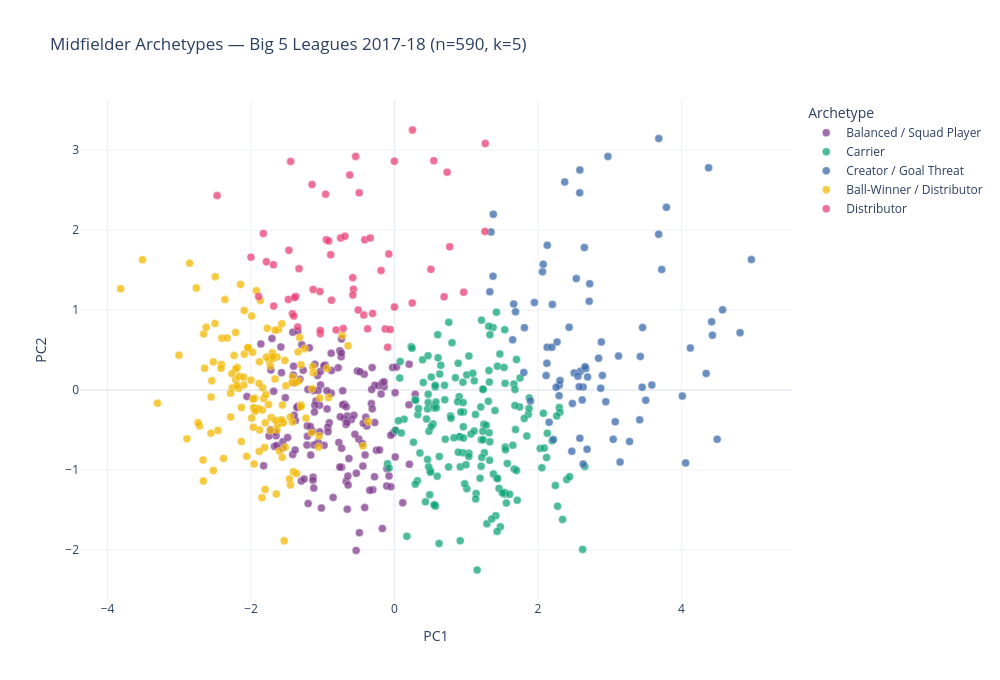

Here is the notebook cell this chart was saved with:
### Code cell
coords = PCA(n_components=2, random_state=42).fit_transform(X)
pdf = df.copy(); pdf["PC1"], pdf["PC2"] = coords[:,0], coords[:,1]
fig = px.scatter(pdf, x="PC1", y="PC2", color="cluster_name", hover_name="player",
    hover_data=[c for c in ["league","age","minutes","market_value_eur_m"]
                if c in pdf.columns],
    color_discrete_sequence=px.colors.qualitative.Bold,
    title=f"Midfielder Archetypes — Big 5 Leagues {SEASON} (n={len(df)}, k={BEST_K})")
fig.update_traces(marker=dict(size=8, opacity=0.75, line=dict(width=0.4, color="white")))
fig.update_layout(template="plotly_white", height=680, width=1000, legend_title="Archetype")
fig.write_html("outputs/clusters_interactive.html")
fig.show()

### Figure 1 — Plotly figure (JSON) as saved in the notebook; plotly's stock layout.template omitted (floating-point values rounded to 4 significant figures; data arrays with more than 128 entries replaced by an {"elided": "..."} marker saying what was removed)
{"data": [{"customdata": {"elided": "145x4 mixed values"}, "hovertemplate": "<b>%{hovertext}</b><br><br>cluster_name=Balanced / Squad Player<br>PC1=%{x}<br>PC2=%{y}<br>league=%{customdata[0]}<br>age=%{customdata[1]}<br>minutes=%{customdata[2]}<br>market_value_eur_m=%{customdata[3]}<extra></extra>", "hovertext": {"elided": "145 str values"}, "legendgroup": "Balanced / Squad Player", "marker": {"color": "rgb(127, 60, 141)", "line": {"color": "white", "width": 0.4}, "opacity": 0.75, "size": 8, "symbol": "circle"}, "mode": "markers", "name": "Balanced / Squad Player", "orientation": "v", "showlegend": true, "type": "scatter", "x": {"elided": "145 float values"}, "xaxis": "x", "y": {"elided": "145 float values"}, "yaxis": "y"}, {"customdata": {"elided": "171x4 mixed values"}, "hovertemplate": "<b>%{hovertext}</b><br><br>cluster_name=Carrier<br>PC1=%{x}<br>PC2=%{y}<br>league=%{customdata[0]}<br>age=%{customdata[1]}<br>minutes=%{customdata[2]}<br>market_value_eur_m=%{customdata[3]}<extra></extra>", "hovertext": {"elided": "171 str values"}, "legendgroup": "Carrier", "marker": {"color": "rgb(17, 165, 121)", "line": {"color": "white", "width": 0.4}, "opacity": 0.75, "size": 8, "symbol": "circle"}, "mode": "markers", "name": "Carrier", "orientation": "v", "showlegend": true, "type": "scatter", "x": {"elided": "171 float values"}, "xaxis": "x", "y": {"elided": "171 float values"}, "yaxis": "y"}, {"customdata": {"elided": "80x4 mixed values"}, "hovertemplate": "<b>%{hovertext}</b><br><br>cluster_name=Creator / Goal Threat<br>PC1=%{x}<br>PC2=%{y}<br>league=%{customdata[0]}<br>age=%{customdata[1]}<br>minutes=%{customdata[2]}<br>market_value_eur_m=%{customdata[3]}<extra></extra>", "hovertext": ["C. Eriksen", "David Silva", "M. Lanzini", "W. Zaha", "D. Tadić", "A. Iwobi", "J. Stanislas", "Willian", "H. Mkhitaryan", "S. Boufal", "K. De Bruyne", "D. Alli", "M. Özil", "Bernardo Silva", "J. Ibe", "R. Mahrez", "L. Sané", "A. Oxlade-Chamberlain", "A. Ramsey", "J. Lingard", "P. Pogba", "P. Sisto", "Jonathan Viera", "F. Vázquez", "D. Cheryshev", "A. Januzaj", "Samu Castillejo", "A. Halilović", "Canales", "Marco Asensio", "Isco", "Fede Cartabia", "José Luis Morales", "Pablo Sarabia", "M. Sabitzer", "A. Harit", "C. Tolisso", "C. Pulisic", "F. Ribéry", "A. Robben", "K. Bellarabi", "J. Rodríguez", "S. Kagawa", "Y. Mallı", "Y. Konoplyanka", "N. Keïta", "J. Brandt", "S. Gnabry", "A. Candreva", "G. Ramírez", "J. Cuadrado", "I. Perišić", "R. Saponara", "M. Hamšík", "Douglas Costa", "A. Taarabt", "R. de Paul", "H. Çalhanoğlu", "Rafinha", "F. Chiesa", "Luis Alberto", "P. Zieliński", "S. Milinković-Savić", "Felipe Anderson", "M. Sanson", "F. Tait", "N. Benezet", "J. Draxler", "Rony Lopes", "J. Pastore", "D. Payet", "W. Khazri", "Á. di María", "R. Cabella", "N. Fekir", "R. Ghezzal", "N. Sliti", "F. Mollet", "M. Dossevi", "Y. Salibur"], "legendgroup": "Creator / Goal Threat", "marker": {"color": "rgb(57, 105, 172)", "line": {"color": "white", "width": 0.4}, "opacity": 0.75, "size": 8, "symbol": "circle"}, "mode": "markers", "name": "Creator / Goal Threat", "orientation": "v", "showlegend": true, "type": "scatter", "x": [2.063, 2.975, 1.647, 4.498, 2.48, 1.687, 2.629, 4.124, 2.129, 2.575, 3.684, 2.593, 2.582, 2.884, 2.584, 3.123, 3.587, 2.266, 2.534, 2.692, 2.584, 2.898, 2.647, 2.504, 2.472, 4.345, 2.297, 2.63, 2.435, 3.725, 4.378, 2.215, 3.145, 2.114, 1.803, 2.295, 1.345, 3.049, 3.458, 4.573, 3.452, 2.373, 1.662, 2.617, 4.058, 1.811, 2.667, 4.012, 3.426, 2.308, 2.714, 3.078, 2.201, 1.377, 4.432, 2.558, 2.845, 2.195, 2.073, 3.418, 3.682, 1.329, 1.95, 4.975, 2.125, 2.156, 2.254, 1.373, 3.276, 2.13, 3.79, 2.684, 4.817, 2.721, 4.421, 2.655, 3.502, 1.895, 2.875, 2.945], "xaxis": "x", "y": [1.48, 2.922, 0.6284, -0.6161, -0.1684, 0.9806, 0.03814, 0.5263, 0.5358, 0.04003, 3.146, 0.2346, 2.466, 0.602, -0.6028, 0.4269, 0.06341, 0.602, 1.394, 0.1639, 2.751, 0.1834, 1.782, 0.2148, -0.7664, 0.2078, 0.05945, -0.9244, 0.7841, 1.509, 2.78, -0.6185, -0.9006, 0.1807, 0.2207, -0.06998, 1.978, -0.616, 0.7819, 1.003, 0.0357, 2.603, 1.076, -0.1245, -0.9106, 0.7805, 0.2693, -0.0756, 0.421, 0.1195, 1.112, -0.3972, 1.072, 2.197, 0.6862, 0.1728, 0.3985, 0.5348, 1.573, -0.3725, 1.948, 1.228, 1.094, 1.631, 0.3338, -0.4028, 0.03429, 1.424, -0.6431, 1.811, 2.286, -0.7398, 0.7182, 1.33, 0.8541, 0.2921, -0.1277, -0.1354, 0.02258, -0.1453], "yaxis": "y"}, {"customdata": {"elided": "135x4 mixed values"}, "hovertemplate": "<b>%{hovertext}</b><br><br>cluster_name=Ball-Winner / Distributor<br>PC1=%{x}<br>PC2=%{y}<br>league=%{customdata[0]}<br>age=%{customdata[1]}<br>minutes=%{customdata[2]}<br>market_value_eur_m=%{customdata[3]}<extra></extra>", "hovertext": {"elided": "135 str values"}, "legendgroup": "Ball-Winner / Distributor", "marker": {"color": "rgb(242, 183, 1)", "line": {"color": "white", "width": 0.4}, "opacity": 0.75, "size": 8, "symbol": "circle"}, "mode": "markers", "name": "Ball-Winner / Distributor", "orientation": "v", "showlegend": true, "type": "scatter", "x": {"elided": "135 float values"}, "xaxis": "x", "y": {"elided": "135 float values"}, "yaxis": "y"}, {"customdata": {"elided": "59x4 mixed values"}, "hovertemplate": "<b>%{hovertext}</b><br><br>cluster_name=Distributor<br>PC1=%{x}<br>PC2=%{y}<br>league=%{customdata[0]}<br>age=%{customdata[1]}<br>minutes=%{customdata[2]}<br>market_value_eur_m=%{customdata[3]}<extra></extra>", "hovertext": ["J. Milner", "F. Delph", "İ. Gündoğan", "G. Xhaka", "N. Kanté", "Fernandinho", "M. Dembélé", "Fàbregas", "J. Henderson", "J. Shelvey", "S. N'Zonzi", "Fabián", "L. Modrić", "T. Kroos", "É. Banega", "Dani Parejo", "Sergio Busquets", "Iniesta", "A. Guardado", "Koke", "Campaña", "I. Rakitić", "Trigueros", "Illarramendi", "M. Kovačić", "G. Castro", "N. Şahin", "Thiago Alcântara", "C. Aránguiz", "D. Demme", "K. Kampl", "A. Vidal", "A. Florenzi", "K. Asamoah", "K. Strootman", "M. Brozović", "L. Cigarini", "M. Gonalons", "Jorginho", "R. Freuler", "J. Veretout", "Borja Valero", "M. Vecino", "Lucas Leiva", "D. De Rossi", "M. Pjanić", "A. Rabiot", "Fabinho", "Luiz Gustavo", "João Moutinho", "T. Motta", "J. Seri", "M. Verratti", "M. Lopez", "W. Cyprien", "Y. Tielemans", "H. Aouar", "T. Ndombèlé", "G. Lo Celso"], "legendgroup": "Distributor", "marker": {"color": "rgb(231, 63, 116)", "line": {"color": "white", "width": 0.4}, "opacity": 0.75, "size": 8, "symbol": "circle"}, "mode": "markers", "name": "Distributor", "orientation": "v", "showlegend": true, "type": "scatter", "x": [-0.4145, -1.423, 0.5076, -1.472, -1.403, -0.9596, -1.35, 0.251, -1.828, -0.7138, -1.894, -0.4279, 1.266, 0.5481, -0.001045, -0.7508, -1.786, 1.261, 0.2475, -0.3051, -0.8137, -0.691, -0.5715, -0.9502, -0.8891, -0.3747, -0.4916, -0.6235, -1.375, -1.331, -0.1298, -0.07918, -0.0004236, -1.034, -1.034, 0.734, -1.479, -1.687, -1.447, -0.5046, -0.5803, -1.038, -0.06007, -2.001, -1.683, -0.3382, -0.9174, -1.133, -0.8783, -1.392, -2.472, -0.1869, -0.5417, -1.149, -0.5821, -0.09552, 0.9642, 0.6916, 0.7699], "xaxis": "x", "y": [1.879, 0.9545, 1.51, 1.748, 0.9274, 2.45, 0.7896, 3.252, 1.959, 0.7712, 1.171, 0.9376, 3.083, 2.869, 2.862, 1.903, 1.604, 1.983, 1.088, 0.9583, 0.752, 1.925, 1.261, 1.879, 1.693, 0.7654, 2.466, 2.689, 1.17, 1.518, 0.7633, 1.703, 1.038, 0.7055, 0.7461, 2.725, 1.133, 1.567, 2.859, 1.001, 1.19, 1.233, 0.7571, 1.662, 1.05, 1.902, 1.866, 1.258, 1.122, 1.157, 2.432, 1.495, 2.922, 2.57, 1.406, 0.5363, 1.222, 1.166, 1.791], "yaxis": "y"}], "layout": {"height": 680, "legend": {"title": {"text": "Archetype"}, "tracegroupgap": 0}, "title": {"text": "Midfielder Archetypes — Big 5 Leagues 2017-18 (n=590, k=5)"}, "width": 1000, "xaxis": {"anchor": "y", "domain": [0.0, 1.0], "title": {"text": "PC1"}}, "yaxis": {"anchor": "x", "domain": [0.0, 1.0], "title": {"text": "PC2"}}}}
